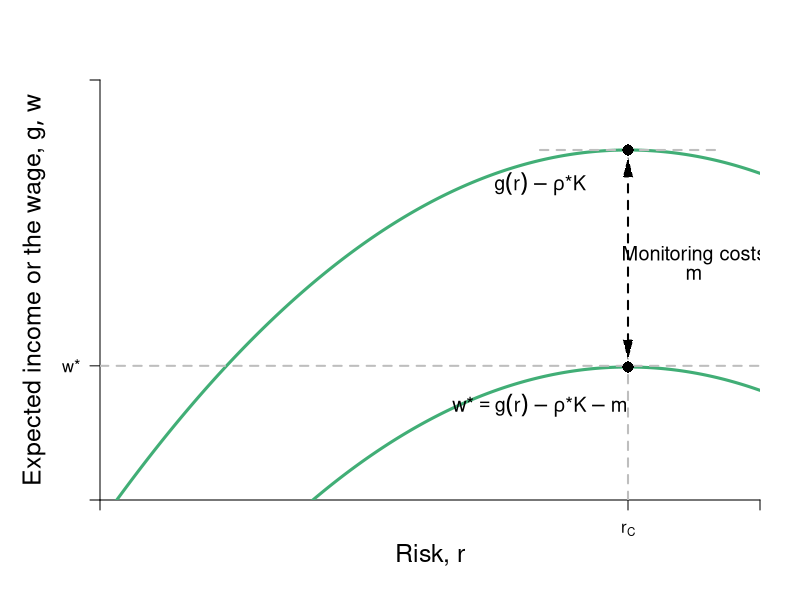

Write the R code that produced this figure.
require(shape)
pdf(file = "capitalism/risk_contrast_monitoring.pdf", width = 9, height = 7)

#Set parameters for graphics
axislabelsize <- 1.5
labelsize <- 1.2
graphlinewidth <- 3
segmentlinewidth <- 2
a <- c(2, 4, 6)


COL <- c("#7fc97f", "#beaed4", "#fdc086", "#ffff99", "#386cb0", "#f0027f", "#bf5b17", "#666666")
COLA <- c("#e0f3db", "#99d8c9","#66c2a4","#41ae76", "#238b45", "#005824")
COLB <- c("#c6dbef", "#4eb3d3", "#2b8cbe", "#0868ac","#084081")
COLC <- c("#fcfbfd", "#efedf5", "#dadaeb", "#bcbddc", "#9e9ac8", "#807dba", "#6a51a3", "#54278f", "#3f007d")

par(mar =  c(5, 5, 4, 2))
xlims <- c(0, 15)
ylims <- c(0, 18)

riskreturn <- function(g, int1 = 14, int2 = 4, coeff = 1/3){
  int1 - (int2 - (coeff)*g)^2
}

uA <- function(omega, g, slope = 0.5){
  omega + omega*g  - slope*g^2
}

indiffA <- function(g, intercept = 3, slope1 = 0.25, slope2 = 0.12){
  intercept  + slope1*g + slope2*g^2
}

indiffA2 <- function(g, intercept = 3, slope1 = 0.25, slope2 = 0.05){
  intercept  + slope1*g + slope2*g^2
}

#Plot command 
plot(0, 0, xlim = xlims, ylim = ylims, 
     type = "n",
     xlab = expression(paste("")),
     ylab = expression(paste("")), 
     axes = FALSE,
     # xlab = expression(paste("Bob's Payoff, ", u^B)),
     # ylab = expression(paste("Alfredo's Payoff, ", u^A)),
     #xaxt = "n", 
     #yaxt = "n", 
     cex.lab = axislabelsize, 
     bty = "n", 
     xaxs="i", 
     yaxs="i"
)


#Customize ticks and labels for the plot
# ticksy <- seq(ylims[1], ylims[2], 3)
# ylabels <- seq(ylims[1], ylims[2], 3)
# ticksx <- seq(xlims[1], xlims[2], 5)
# xlabels <- seq(xlims[1], xlims[2], 5)
ticksx <- c(0, 12, xlims[2])
xlabels <- c(NA, expression(paste(r[C])), NA)
ticksy <- c(0, 5.75, ylims[2])
ylabels <- c(NA, expression(paste(w,"*")), NA)

axis(1, at = ticksx, pos = 0, labels = xlabels)
axis(2, at = ticksy, pos = 0, labels = ylabels, las = 1)

#Axis labels and draw linear utility function
mtext(expression(paste("Risk, ", r)), side = 1, line = 2.5, cex = axislabelsize)
text(-1.5, 0.5*ylims[2], expression(paste("Expected income or the wage, ", list(g, w))), xpd = TRUE, cex = axislabelsize, srt = 90) 


npts <- 500 
xx1 <- seq(xlims[1], xlims[2], length.out = npts)
lines(xx1, riskreturn(xx1, int1 = 5.7), col = COLA[4], lwd = graphlinewidth, lty = 1)
lines(xx1, riskreturn(xx1, int1 = 15), col = COLA[4], lwd = graphlinewidth, lty = 1)
# lines(xx1, indiffA(xx1, intercept = 4.4), col = COLB[3], lwd = graphlinewidth, lty = 1)
# lines(xx1, indiffA(xx1, intercept = 8), col = COLB[3], lwd = graphlinewidth, lty = 1)
# lines(xx1, indiffA2(xx1, intercept = 7.1), col = COLB[5], lwd = graphlinewidth, lty = 1)
# lines(xx1, indiffA2(xx1, intercept = 10), col = COLB[5], lwd = graphlinewidth, lty = 1)

#Add points a, b, c and d
segments(12, 0, 12, riskreturn(int1 = 5.7, g = 12), lty = 2, col = "gray", lwd = segmentlinewidth)
segments(10, riskreturn(int1 = 15, g = 12), 14, riskreturn(int1 = 15, g = 12), lty = 2, col = "gray", lwd = segmentlinewidth)
#text(5.6 + 0.25, riskreturn(g = 5.6) - 0.3, expression(A), cex = labelsize)
# 


# segments(7.5, 0, 7.5, riskreturn(g = 7.5) , lty = 2, col = "gray", lwd = segmentlinewidth)
# segments(0, riskreturn(g = 7.5) , 7.5, riskreturn(g = 7.5) , lty = 2, col = "gray", lwd = segmentlinewidth)
# points(7.5, riskreturn(g = 7.5) , pch = 16, col = "black", cex = 1.5)
# text(7.5 + 0.25, riskreturn(g = 8) - 1, expression(B), cex = labelsize)

#Segment for next best wage offer
segments(0, 5.75, xlims[2], 5.75, lty = 2, col = "gray", lwd = segmentlinewidth)


points(12, riskreturn(int1 = 15, g = 12), pch = 16, col = "black", cex = 1.5)

points(12, riskreturn(int1 = 5.7, g = 12), pch = 16, col = "black", cex = 1.5)




#Label risk return schedule
text(10, riskreturn(g = 14), expression(paste(g(r) - rho,"*",K) ), cex = labelsize)

text(10, riskreturn(int1 = 5.7, g = 14)-1.2, expression(paste(w,"*",phantom()==g(r) - rho,"*",K - m) ), cex = labelsize)

Arrows(12, riskreturn(int1 = 15, g = 12) - 0.75, 12, riskreturn(int1 = 5.7, g = 12) + 0.75, col = "black", lty = 2, lwd = 2, arr.type = "triangle", arr.lwd = 0.5, code = 3)
text(13.5, 10.5, expression(paste("Monitoring costs")), cex = labelsize)
text(13.5, 9.7, expression(paste(m)), cex = labelsize)

#Label value functions
# text(12.2, 17, expression(v[1]^B), cex = labelsize)
# text(10.1, 17, expression(v[2]^B), cex = labelsize)
# text(8.8, 17, expression(v[1]^A), cex = labelsize)
# text(7.2, 17, expression(v[2]^A), cex = labelsize)


dev.off()
